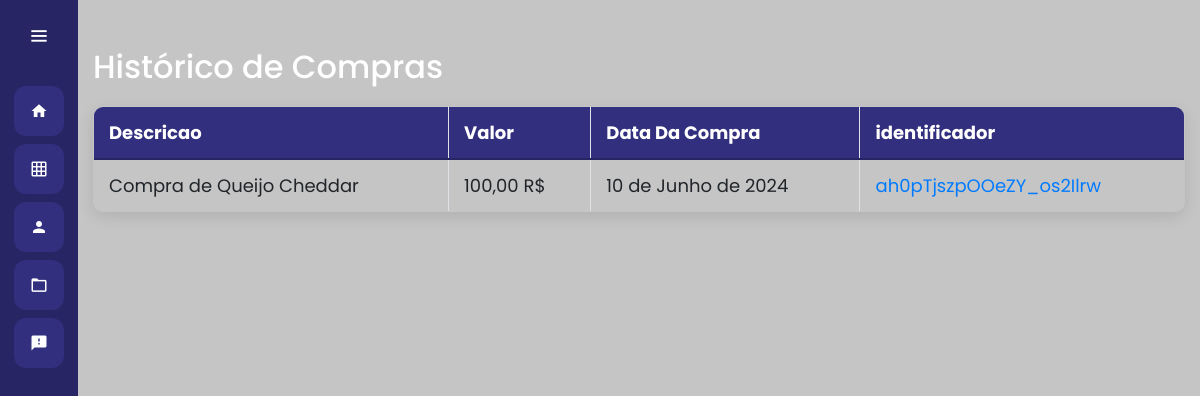
The app's page /compras/listar_compra/ with its own data.
### compras/models.py (models this page shows, shortened)
class Compra(models.Model):
    descricao = models.CharField(max_length=50, null=True)
    protocolo = models.CharField(max_length=52, null=True, blank=True)
    qtde = models.IntegerField()
    valor = models.DecimalField(max_digits=8, decimal_places=2)
    data_validade = models.DateField()
    data_compra = models.DateField()
    produto = models.ForeignKey(Produto, on_delete=models.CASCADE, default=0)
    fornecedor = models.ForeignKey(Fornecedor, on_delete=models.CASCADE, default=0)
    identificador = models.CharField(max_length=24, null=True, blank=True)

### compras/views.py (the view)
# urls.py: path('listar_compra/', views.listar_compra, name="listar_compra"),
def listar_compra(request):
    if request.method == "GET":
        compra = Compra.objects.all()
        return render(request, 'listar_compra.html', {'compras': compra})

### compras/templates/listar_compra.html
{% extends 'base.html' %}
{% load static %}
{% block 'head'  %}
    <link rel="stylesheet" href="{% static 'compras\css\compras.css' %}">
{% endblock %}
{% block 'dashboard' %}
    <br><br>
    <div class="container">
        <div>
            <h2>Histórico de Compras</h2>
            <table class="table table-bordered">
                <thead>
                    <tr>
                        <th>Descricao</th>
                        <th>Valor</th>
                        <th>Data Da Compra</th>
                        <th>identificador</th>
                    </tr>
                </thead>
                <tbody>
                    {% for compra in compras %}
                    <tr>
                        <td>{{compra.descricao}}</td>
                        <td>{{compra.valor}} R$</td>
                        <td>{{compra.data_compra}}</td>
                        <td><a href="{% url 'compra' compra.identificador %}">{{compra.identificador}}</a></td>
                    </tr>
                    {% endfor %}
                </tbody>
            </table>
        </div>
    </div>
{% endblock %}

### templates/static/general/css/base.css (style rules this page uses)
* { margin: 0; padding: 0; box-sizing: border-box; font-family: "Poppins" , sans-serif; }

### templates/static/general/css/general.css (style rules this page uses)
:root { --main-color: #322f7e; --dark-color: #272563; --light-color: #645fff; --contrast-color: #f88863; --differential-color: #ffe29a; }

### templates/static/compras/css/compras.css (style rules this page uses)
table.table { width: 100%; border-collapse: collapse; margin: 20px 0; font-size: 18px; text-align: left; box-shadow: 0 5px 15px rgba(0, 0, 0, 0.1); border-radius: 10px; overflow: hidden; }
table.table thead { background-color: var(--main-color); color: white; }
table.table thead th { padding: 12px 15px; border-bottom: 2px solid var(--dark-color); }
table.table tbody tr { border-bottom: 1px solid var(--main-color); }
table.table td { padding: 12px 15px; }

### records on screen
Compra: descricao "Compra de Queijo Cheddar", valor "100,00", data_compra "10 de Junho de 2024", identificador "ah0pTjszpOOeZY_os2Ilrw"
